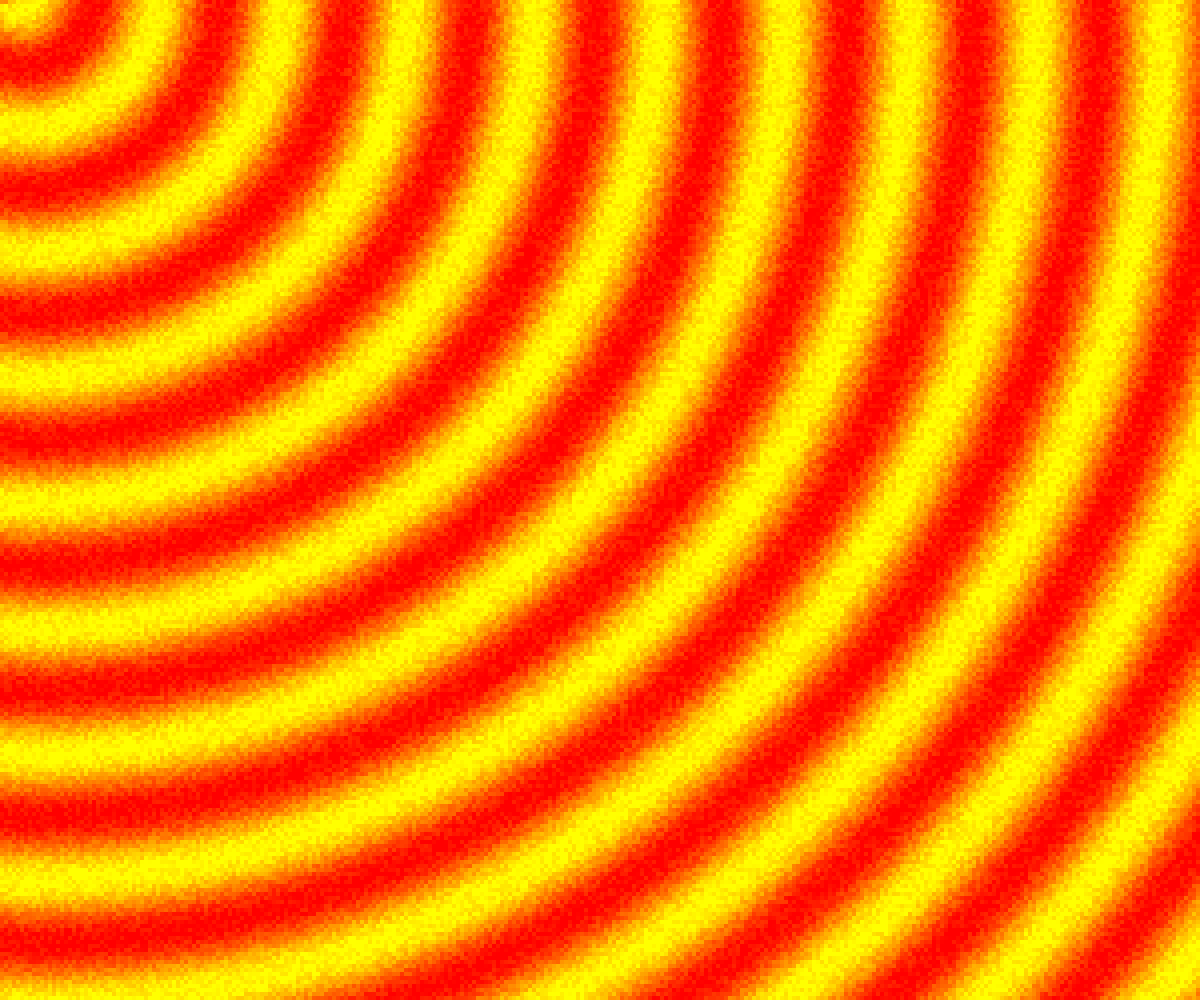
Frame 1 (no input)
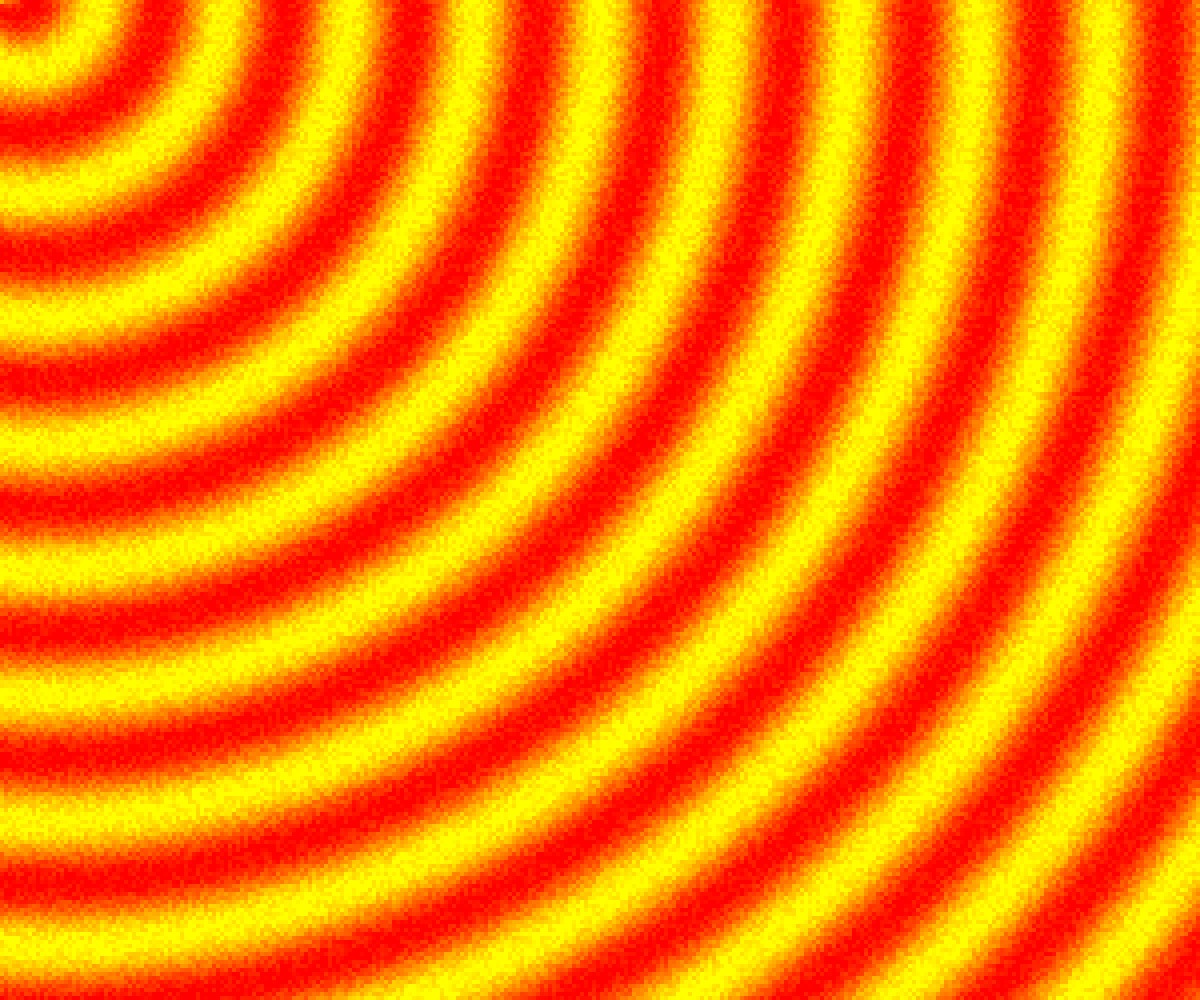
Frame 60 (no input)
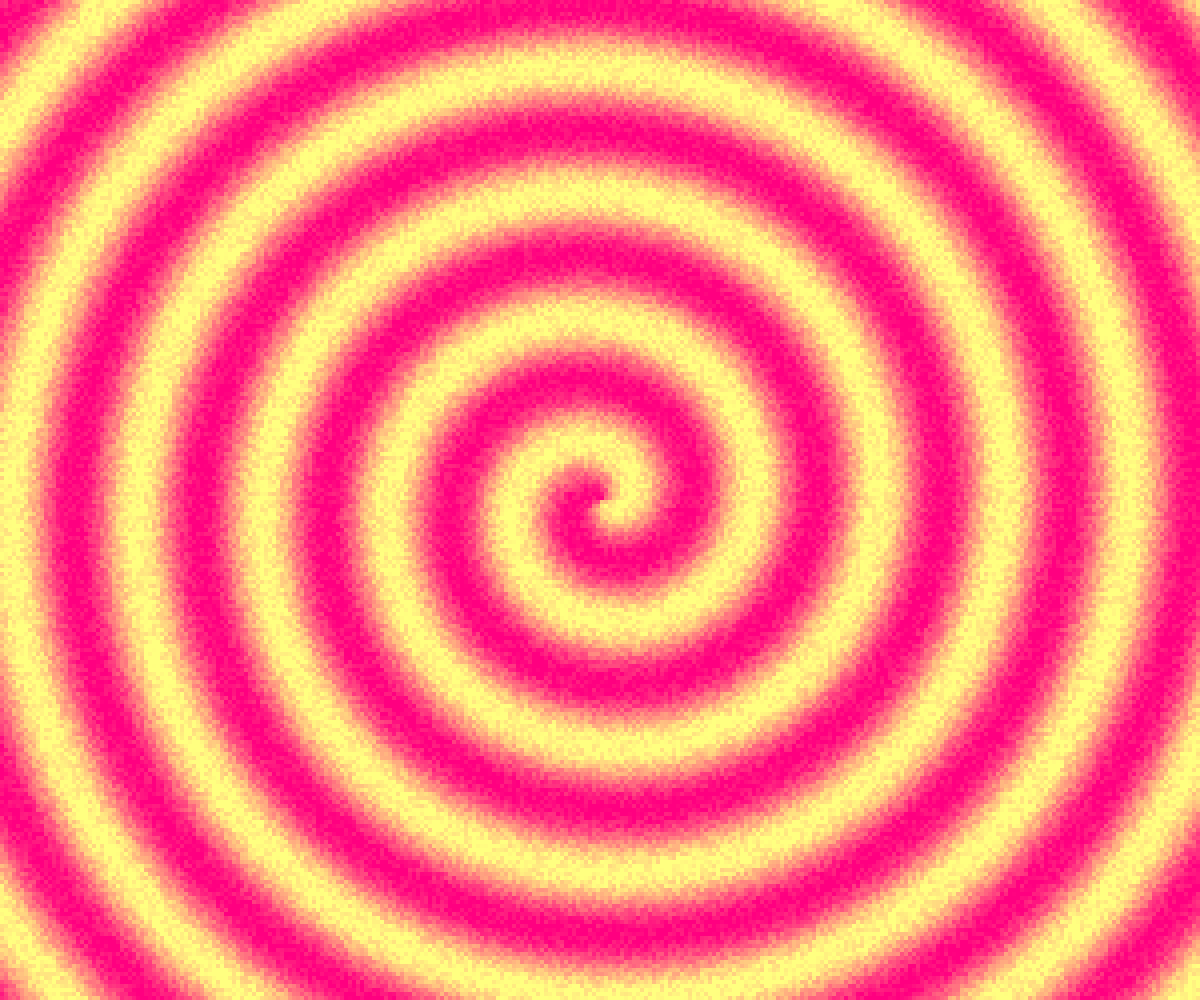
Frame 120 (the mouse pressed at the canvas centre since frame 60)

The p5.js sketch that drew these frames (run headless with seeded random() and noise() and a simulated clock; from frame 60 on, the mouse is pressed at the canvas centre):

// p5.js sketch
// ── sketch.js
let step = 4; // bigger = chunkier pixels (try 4, 8, 12)

function setup() {
  createCanvas(windowWidth,windowHeight);
  pixelDensity(1);
}

function draw() {
  loadPixels();

  //  added: center follows mouse if over canvas
  let cx = mouseX;      // original: width / 2
  let cy = mouseY;      // original: height / 2

  // keep original logic, but tie swirl to frameCount + mouse position
  for (let y = 0; y < height; y += step) {
    for (let x = 0; x < width; x += step) {

      let dx = x - cx;
      let dy = y - cy;

      let d = sqrt(dx * dx + dy * dy);
      let a = atan2(dy, dx);

      //  added: make the swirl speed respond to mouse X
      let mouseInfluence = mouseX * 0.001; 

      // swirl 
      let swirl = a + d * 0.05 + frameCount * 0.05 + mouseInfluence; // changed here

      // base value + noise so pixels feel "textured"
      let v = 128 + 127 * sin(swirl);
      v += random(-30, 30);
      v = constrain(v, 0, 255);

      // fill a step x step block
      for (let yy = 0; yy < step; yy++) {
        for (let xx = 0; xx < step; xx++) {
          let px = x + xx;
          let py = y + yy;

          if (px < width && py < height) {
            let i = (px + py * width) * 4;

            // added: shift colors based on mouse Y (top = greener, bottom = bluer)
            let r = 255;
            let g = v;
            let b = map(mouseY, 0, height, 0, 255); // top 0, bottom 255

            pixels[i]     = r;   // R
            pixels[i + 1] = g;   // G
            pixels[i + 2] = b;   // B
            pixels[i + 3] = 255; // A
          }
        }
      }
    }
  }

  updatePixels();
}
